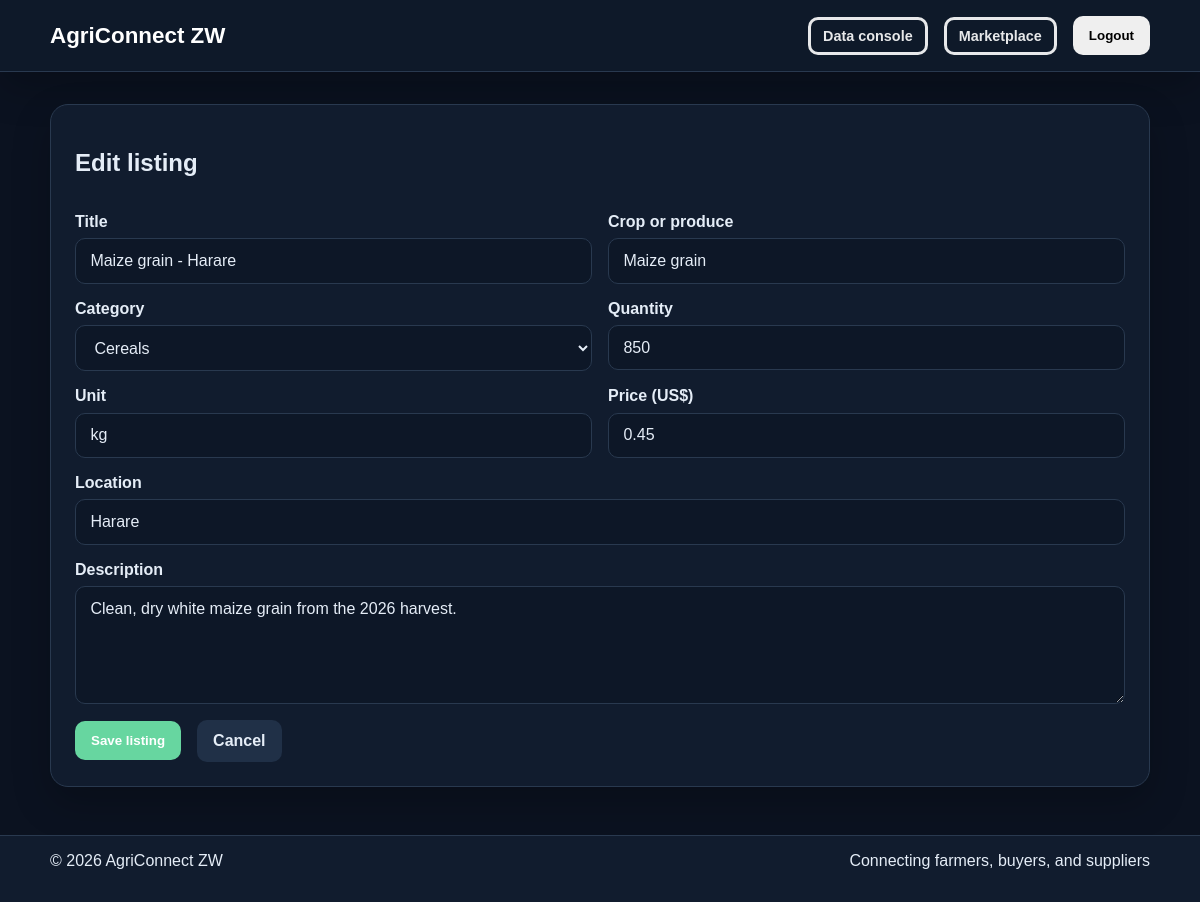
The app's page /listings/5/edit (signed in) with its own data.
### tables this page shows
CREATE TABLE listings (
            id INTEGER PRIMARY KEY AUTOINCREMENT,
            seller_id INTEGER NOT NULL,
            title TEXT NOT NULL,
            crop TEXT NOT NULL,
            category TEXT NOT NULL,
            description TEXT,
            quantity INTEGER NOT NULL CHECK(quantity >= 0),
            unit TEXT NOT NULL,
            price REAL NOT NULL CHECK(price >= 0),
            location TEXT NOT NULL,
            status TEXT NOT NULL DEFAULT 'active' CHECK(status IN ('active','paused','sold')),
            created_at TEXT NOT NULL DEFAULT CURRENT_TIMESTAMP,
            FOREIGN KEY (seller_id) REFERENCES users(id) ON DELETE CASCADE
        );

### app/routes.py (the view)
    def wrapped(*args, **kwargs):
        if not session.get("user_id"):
            flash("Please log in to continue.", "warning")
            return redirect(url_for("main.login"))
        return view(*args, **kwargs)

### app/models.py (called while the page is built)
def get_database_path():
    if has_app_context():
        return current_app.config["DATABASE"]
    return os.environ.get(
        "AGRICONNECT_DB",
        os.path.join(os.path.dirname(os.path.dirname(__file__)), "agriconnect.db"),
    )

def get_db():
    if "db" not in g:
        conn = sqlite3.connect(get_database_path())
        conn.row_factory = sqlite3.Row
        conn.execute("PRAGMA foreign_keys = ON")
        g.db = conn
    return g.db

### app/routes.py (called while the page is built, shortened)
def current_user():
    user_id = session.get("user_id")
    if not user_id:
        return None
    row = get_db().execute("SELECT * FROM users WHERE id = ?", (user_id,)).fetchone()
    return dict(row) if row else None

def login_required(view):
    def wrapped(*args, **kwargs):
        if not session.get("user_id"):
            flash("Please log in to continue.", "warning")
            return redirect(url_for("main.login"))
        return view(*args, **kwargs)
    wrapped.__name__ = view.__name__
    return wrapped

@main.context_processor
def inject_user():
    return {"current_user": current_user(), "app_name": "AgriConnect ZW"}

@main.route("/listings/<int:listing_id>/edit", methods=["GET", "POST"])
@login_required
def edit_listing(listing_id):
    db = get_db()
    listing = db.execute("SELECT * FROM listings WHERE id = ?", (listing_id,)).fetchone()
    if not listing:
        flash("Listing not found.", "warning")
        return redirect(url_for("main.marketplace"))
    user = current_user()
    if user["role"] != "admin" and user["id"] != listing["seller_id"]:
        flash("You are not allowed to edit that listing.", "warning")
        return redirect(url_for("main.dashboard"))
    return render_template("listing_form.html", listing=dict(listing), action="edit")

### app/templates/listing_form.html (shortened to what this page needs)
{% extends 'base.html' %}
{% block content %}
<section class="panel form-panel-large">
  <div class="section-header">
    <h1>{% if action == 'edit' %}Edit listing{% else %}Create listing{% endif %}</h1>
  </div>
  <form method="POST" class="form-grid">
    <div class="field-group">
      <label for="title">Title</label>
      <input id="title" name="title" type="text" value="{{ listing.title if listing else '' }}" required />
    </div>
    <div class="field-group">
      <label for="crop">Crop or produce</label>
      <input id="crop" name="crop" type="text" value="{{ listing.crop if listing else '' }}" required />
    </div>
    <div class="field-group">
      <label for="category">Category</label>
      <select id="category" name="category" required>
        {% set categories = ['cereals', 'vegetables', 'fruits', 'legumes', 'livestock', 'inputs'] %}
        {% for option in categories %}
          <option value="{{ option }}" {% if listing and listing.category == option %}selected{% endif %}>{{ option|title }}</option>
        {% endfor %}
      </select>
    </div>
    <div class="field-group">
      <label for="quantity">Quantity</label>
      <input id="quantity" name="quantity" type="number" min="1" value="{{ listing.quantity if listing else 1 }}" required />
    </div>
    <div class="field-group">
      <label for="unit">Unit</label>
      <input id="unit" name="unit" type="text" value="{{ listing.unit if listing else 'kg' }}" required />
    </div>
    <div class="field-group">
      <label for="price">Price (US$)</label>
      <input id="price" name="price" type="number" min="0" step="0.01" value="{{ listing.price if listing else 0 }}" required />
    </div>
    <div class="field-group full-width">
      <label for="location">Location</label>
      <input id="location" name="location" type="text" value="{{ listing.location if listing else '' }}" placeholder="Harare, Gweru, etc." required />
    </div>
    <div class="field-group full-width">
      <label for="description">Description</label>
      <textarea id="description" name="description" rows="5" placeholder="Describe the produce or input stock">{{ listing.description if listing else '' }}</textarea>
    </div>
    <div class="form-actions full-width">
      <button type="submit" class="primary-button">Save listing</button>
      <a href="{{ url_for('main.marketplace') }}" class="secondary-button">Cancel</a>
    </div>
  </form>
</section>
{% endblock %}

### app/static/css/style.css (style rules this page uses)
:root { --bg: #f3f7f0; --card: #ffffff; --primary: #1f7a4d; --primary-dark: #145a3a; --accent: #dfeecf; --text: #1b2d1f; --muted: #5d7164; --border: #dfe8dd; --warning: #fff4d6; --danger: #c74b3e; --success: #dff7e8; --shadow: 0 12px 30px rgba(18, 47, 30, 0.08); }
* { box-sizing: border-box; }
body { margin: 0; font-family: Arial, Helvetica, sans-serif; background: linear-gradient(180deg, #edf5ec 0%, #83c960 100%); color: var(--text); }
a { color: var(--primary); text-decoration: none; font-family: Arial, Helvetica, sans-serif; text-decoration-thickness: 1.5px; text-underline-offset: 0.25em; }
.nav-button, .primary-button, .secondary-button, .danger-button { border: 0; border-radius: 10px; padding: 0.75rem 1rem; cursor: pointer; font-weight: 700; transition: 0.2s ease-in-out; display: inline-flex; align-items: center; justify-content: center; }
.primary-button { background: var(--primary); color: #fff; }
.secondary-button { background: #edf5ee; color: var(--primary-dark); }
.stat-card, .card, .panel, .auth-card { background: var(--card); border: 1px solid var(--border); border-radius: 18px; box-shadow: var(--shadow); }
.panel { padding: 1.5rem; }
.section-header { display: flex; justify-content: space-between; align-items: center; gap: 1rem; margin-bottom: 1rem; }
.field-group { display: flex; flex-direction: column; gap: 0.45rem; }
.field-group label { font-weight: 700; color: var(--text); }
.field-group input, .field-group select, .field-group textarea, .order-form textarea { width: 100%; padding: 0.8rem 0.9rem; border: 1px solid var(--border); border-radius: 10px; background: #fff; font: inherit; }
.form-panel, .form-grid { display: grid; gap: 1rem; }
.form-grid { grid-template-columns: repeat(2, minmax(200px, 1fr)); }
.full-width { grid-column: 1 / -1; }
.form-actions { display: flex; gap: 1rem; align-items: center; }
body.admin-theme { --bg: #0b1220; --card: #111c2e; --primary: #67d6a0; --primary-dark: #0c1827; --accent: #173c36; --text: #e5edf7; --muted: #9aabc0; --border: #29394f; --warning: #4a3a1c; --danger: #dc6472; --success: #153a2c; --shadow: 0 16px 38px rgba(0, 0, 0, 0.22); min-height: 100vh; background: #0b1220; color: var(--text); }
.admin-theme .footer, .admin-theme .panel, .admin-theme .stat-card, .admin-theme .card { background: var(--card); color: var(--text); }
.admin-theme .ai-panel, .admin-theme .listing-item, .admin-theme .order-item, .admin-theme .field-group input, .admin-theme .field-group select, .admin-theme .field-group textarea, .admin-theme .filter-bar { background: #0d1727; color: var(--text); }
.admin-theme input, .admin-theme select, .admin-theme textarea { color-scheme: dark; }
.admin-theme .secondary-button { background: #203047; color: var(--text); }

### records on screen
listings: title "Maize grain - Harare", crop "Maize grain", category "Cereals", quantity "850", unit "kg", price "0.45", location "Harare", description "Clean, dry white maize grain from the 2026 harvest."
